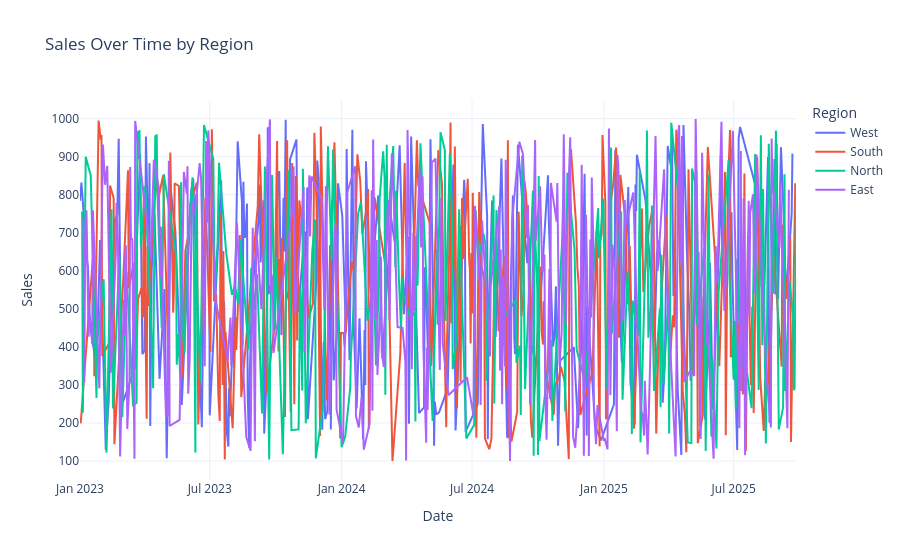

The code cell stored with this chart in its notebook:
### Code cell
# Create a line chart showing sales over time, colored by region
response = agent.process_message("Create a line chart showing sales over time, colored by region")
fig = agent.get_figure()
fig.show()

### Figure 1 — Plotly figure (JSON) as saved in the notebook; plotly's stock layout.template omitted (floating-point values rounded to 4 significant figures; data arrays with more than 128 entries replaced by an {"elided": "..."} marker saying what was removed)
{"data": [{"hovertemplate": "Region=West<br>Date=%{x}<br>Sales=%{y}<extra></extra>", "legendgroup": "West", "line": {"color": "#636efa", "dash": "solid"}, "marker": {"symbol": "circle"}, "mode": "lines", "name": "West", "orientation": "v", "showlegend": true, "type": "scatter", "x": {"elided": "239 str values"}, "xaxis": "x", "y": {"elided": "239 int values"}, "yaxis": "y"}, {"hovertemplate": "Region=South<br>Date=%{x}<br>Sales=%{y}<extra></extra>", "legendgroup": "South", "line": {"color": "#EF553B", "dash": "solid"}, "marker": {"symbol": "circle"}, "mode": "lines", "name": "South", "orientation": "v", "showlegend": true, "type": "scatter", "x": {"elided": "257 str values"}, "xaxis": "x", "y": {"elided": "257 int values"}, "yaxis": "y"}, {"hovertemplate": "Region=North<br>Date=%{x}<br>Sales=%{y}<extra></extra>", "legendgroup": "North", "line": {"color": "#00cc96", "dash": "solid"}, "marker": {"symbol": "circle"}, "mode": "lines", "name": "North", "orientation": "v", "showlegend": true, "type": "scatter", "x": {"elided": "236 str values"}, "xaxis": "x", "y": {"elided": "236 int values"}, "yaxis": "y"}, {"hovertemplate": "Region=East<br>Date=%{x}<br>Sales=%{y}<extra></extra>", "legendgroup": "East", "line": {"color": "#ab63fa", "dash": "solid"}, "marker": {"symbol": "circle"}, "mode": "lines", "name": "East", "orientation": "v", "showlegend": true, "type": "scatter", "x": {"elided": "268 str values"}, "xaxis": "x", "y": {"elided": "268 int values"}, "yaxis": "y"}], "layout": {"legend": {"title": {"text": "Region"}, "tracegroupgap": 0}, "title": {"text": "Sales Over Time by Region"}, "xaxis": {"anchor": "y", "domain": [0.0, 1.0], "title": {"text": "Date"}}, "yaxis": {"anchor": "x", "domain": [0.0, 1.0], "title": {"text": "Sales"}}}}
